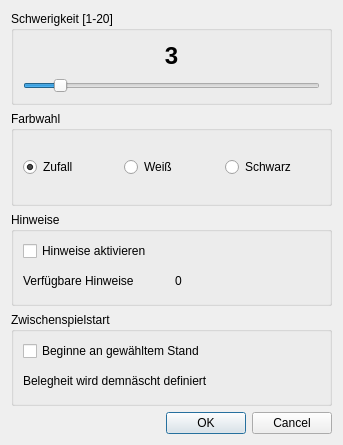
<?xml version="1.0" encoding="UTF-8"?>
<ui version="4.0">
 <class>Dialog</class>
 <widget class="QDialog" name="Dialog">
  <property name="geometry">
   <rect>
    <x>0</x>
    <y>0</y>
    <width>343</width>
    <height>445</height>
   </rect>
  </property>
  <property name="windowTitle">
   <string>Spieleinstellungen</string>
  </property>
  <layout class="QVBoxLayout" name="verticalLayout">
   <item>
    <widget class="QGroupBox" name="groupBox_2">
     <property name="title">
      <string>Schwerigkeit [1-20]</string>
     </property>
     <layout class="QVBoxLayout" name="verticalLayout_2">
      <item>
       <widget class="QLabel" name="label">
        <property name="font">
         <font>
          <pointsize>20</pointsize>
          <weight>75</weight>
          <bold>true</bold>
         </font>
        </property>
        <property name="layoutDirection">
         <enum>Qt::RightToLeft</enum>
        </property>
        <property name="styleSheet">
         <string notr="true"/>
        </property>
        <property name="text">
         <string>&lt;html&gt;&lt;head/&gt;&lt;body&gt;&lt;p&gt;&lt;span style=&quot; font-size:18pt;&quot;&gt;3&lt;/span&gt;&lt;/p&gt;&lt;/body&gt;&lt;/html&gt;</string>
        </property>
        <property name="alignment">
         <set>Qt::AlignCenter</set>
        </property>
       </widget>
      </item>
      <item>
       <widget class="QSlider" name="horizontalSlider">
        <property name="cursor">
         <cursorShape>PointingHandCursor</cursorShape>
        </property>
        <property name="minimum">
         <number>1</number>
        </property>
        <property name="maximum">
         <number>20</number>
        </property>
        <property name="pageStep">
         <number>3</number>
        </property>
        <property name="value">
         <number>3</number>
        </property>
        <property name="orientation">
         <enum>Qt::Horizontal</enum>
        </property>
       </widget>
      </item>
     </layout>
    </widget>
   </item>
   <item>
    <widget class="QGroupBox" name="groupBox">
     <property name="font">
      <font>
       <weight>50</weight>
       <bold>false</bold>
      </font>
     </property>
     <property name="layoutDirection">
      <enum>Qt::LeftToRight</enum>
     </property>
     <property name="title">
      <string>Farbwahl</string>
     </property>
     <layout class="QHBoxLayout" name="horizontalLayout">
      <item>
       <widget class="QRadioButton" name="radioButton_3">
        <property name="font">
         <font>
          <weight>50</weight>
          <bold>false</bold>
         </font>
        </property>
        <property name="cursor">
         <cursorShape>PointingHandCursor</cursorShape>
        </property>
        <property name="text">
         <string>Zufall</string>
        </property>
        <property name="checked">
         <bool>true</bool>
        </property>
       </widget>
      </item>
      <item>
       <widget class="QRadioButton" name="radioButton_2">
        <property name="font">
         <font>
          <weight>50</weight>
          <bold>false</bold>
         </font>
        </property>
        <property name="cursor">
         <cursorShape>PointingHandCursor</cursorShape>
        </property>
        <property name="text">
         <string>Weiß</string>
        </property>
       </widget>
      </item>
      <item>
       <widget class="QRadioButton" name="radioButton">
        <property name="font">
         <font>
          <weight>50</weight>
          <bold>false</bold>
         </font>
        </property>
        <property name="cursor">
         <cursorShape>PointingHandCursor</cursorShape>
        </property>
        <property name="text">
         <string>Schwarz</string>
        </property>
       </widget>
      </item>
     </layout>
    </widget>
   </item>
   <item>
    <widget class="QGroupBox" name="groupBox_3">
     <property name="title">
      <string>Hinweise</string>
     </property>
     <layout class="QVBoxLayout" name="verticalLayout_3">
      <item>
       <widget class="QCheckBox" name="checkBox_hints">
        <property name="sizePolicy">
         <sizepolicy hsizetype="Maximum" vsizetype="Fixed">
          <horstretch>0</horstretch>
          <verstretch>0</verstretch>
         </sizepolicy>
        </property>
        <property name="cursor">
         <cursorShape>PointingHandCursor</cursorShape>
        </property>
        <property name="text">
         <string>Hinweise aktivieren</string>
        </property>
       </widget>
      </item>
      <item>
       <layout class="QHBoxLayout" name="horizontalLayout_2">
        <item>
         <widget class="QLabel" name="label_hints_text">
          <property name="text">
           <string>Verfügbare Hinweise</string>
          </property>
         </widget>
        </item>
        <item>
         <widget class="QLabel" name="label_number_hints">
          <property name="text">
           <string>0</string>
          </property>
         </widget>
        </item>
       </layout>
      </item>
     </layout>
    </widget>
   </item>
   <item>
    <widget class="QGroupBox" name="groupBox_4">
     <property name="title">
      <string>Zwischenspielstart</string>
     </property>
     <layout class="QVBoxLayout" name="verticalLayout_4">
      <item>
       <widget class="QCheckBox" name="checkBox_midgame">
        <property name="cursor">
         <cursorShape>PointingHandCursor</cursorShape>
        </property>
        <property name="text">
         <string>Beginne an gewähltem Stand </string>
        </property>
       </widget>
      </item>
      <item>
       <widget class="QLabel" name="label_midgame_info">
        <property name="text">
         <string>Belegheit wird demnäscht definiert</string>
        </property>
       </widget>
      </item>
     </layout>
    </widget>
   </item>
   <item>
    <widget class="QDialogButtonBox" name="buttonBox">
     <property name="cursor">
      <cursorShape>PointingHandCursor</cursorShape>
     </property>
     <property name="locale">
      <locale language="German" country="Germany"/>
     </property>
     <property name="orientation">
      <enum>Qt::Horizontal</enum>
     </property>
     <property name="standardButtons">
      <set>QDialogButtonBox::Cancel|QDialogButtonBox::Ok</set>
     </property>
    </widget>
   </item>
  </layout>
  <action name="actionAccept">
   <property name="text">
    <string>Accept</string>
   </property>
  </action>
 </widget>
 <resources/>
 <connections>
  <connection>
   <sender>buttonBox</sender>
   <signal>accepted()</signal>
   <receiver>Dialog</receiver>
   <slot>accept()</slot>
   <hints>
    <hint type="sourcelabel">
     <x>248</x>
     <y>254</y>
    </hint>
    <hint type="destinationlabel">
     <x>157</x>
     <y>274</y>
    </hint>
   </hints>
  </connection>
  <connection>
   <sender>buttonBox</sender>
   <signal>rejected()</signal>
   <receiver>Dialog</receiver>
   <slot>reject()</slot>
   <hints>
    <hint type="sourcelabel">
     <x>316</x>
     <y>260</y>
    </hint>
    <hint type="destinationlabel">
     <x>286</x>
     <y>274</y>
    </hint>
   </hints>
  </connection>
  <connection>
   <sender>horizontalSlider</sender>
   <signal>sliderMoved(int)</signal>
   <receiver>label</receiver>
   <slot>setNum(int)</slot>
   <hints>
    <hint type="sourcelabel">
     <x>182</x>
     <y>112</y>
    </hint>
    <hint type="destinationlabel">
     <x>182</x>
     <y>68</y>
    </hint>
   </hints>
  </connection>
  <connection>
   <sender>horizontalSlider</sender>
   <signal>valueChanged(int)</signal>
   <receiver>label</receiver>
   <slot>setNum(int)</slot>
   <hints>
    <hint type="sourcelabel">
     <x>182</x>
     <y>112</y>
    </hint>
    <hint type="destinationlabel">
     <x>182</x>
     <y>68</y>
    </hint>
   </hints>
  </connection>
  <connection>
   <sender>buttonBox</sender>
   <signal>accepted()</signal>
   <receiver>actionAccept</receiver>
   <slot>trigger()</slot>
   <hints>
    <hint type="sourcelabel">
     <x>182</x>
     <y>278</y>
    </hint>
    <hint type="destinationlabel">
     <x>-1</x>
     <y>-1</y>
    </hint>
   </hints>
  </connection>
 </connections>
</ui>
